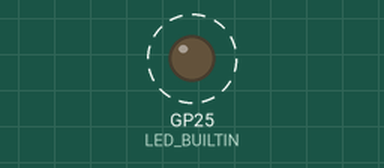
A sketch run on a simulated Raspberry Pi Pico. Shown: output pins drawn as LEDs (lit = HIGH). Dashed ring = blinking. What the sketch prints to the serial monitor is not drawn.

Above: at 0.6 s.
Timing chart, 0 to 3.0 s (numbered marks = the images above):
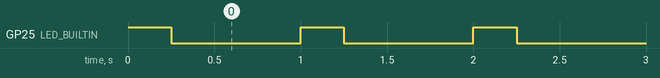

Measured:
- by itself, GP25 (LED_BUILTIN): alternates HIGH for 0.25 s and LOW for 0.75 s

The sketch:

hello.ino
```cpp
// Bring-up check for the Pico 2 W: blinks the on-board LED (driven through the CYW43 radio chip)
// and prints a heartbeat over USB serial. If the LED blinks, the board, the core and flashing all work.

void setup() {
  pinMode(LED_BUILTIN, OUTPUT);
  Serial.begin(115200);
}

void loop() {
  static uint32_t n = 0;
  digitalWrite(LED_BUILTIN, HIGH);
  delay(250);
  digitalWrite(LED_BUILTIN, LOW);
  delay(750);
  Serial.printf("vox hello %lu, cpu %lu MHz\n", (unsigned long)n++, (unsigned long)(rp2040.f_cpu() / 1000000));
}
```
